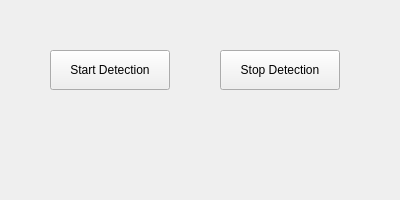
<?xml version="1.0" encoding="UTF-8"?>
<ui version="4.0">
 <class>MainWindow</class>
 <widget class="QMainWindow" name="MainWindow">
  <property name="geometry"><rect><x>0</x><y>0</y><width>400</width><height>200</height></rect></property>
  <property name="windowTitle"><string>Object Detection GUI</string></property>
  <widget class="QWidget" name="centralwidget">
   <widget class="QPushButton" name="startButton">
    <property name="geometry"><rect><x>50</x><y>50</y><width>120</width><height>40</height></rect></property>
    <property name="text"><string>Start Detection</string></property>
   </widget>
   <widget class="QPushButton" name="stopButton">
    <property name="geometry"><rect><x>220</x><y>50</y><width>120</width><height>40</height></rect></property>
    <property name="text"><string>Stop Detection</string></property>
   </widget>
  </widget>
 </widget>
 <resources/>
 <connections/>
</ui>
